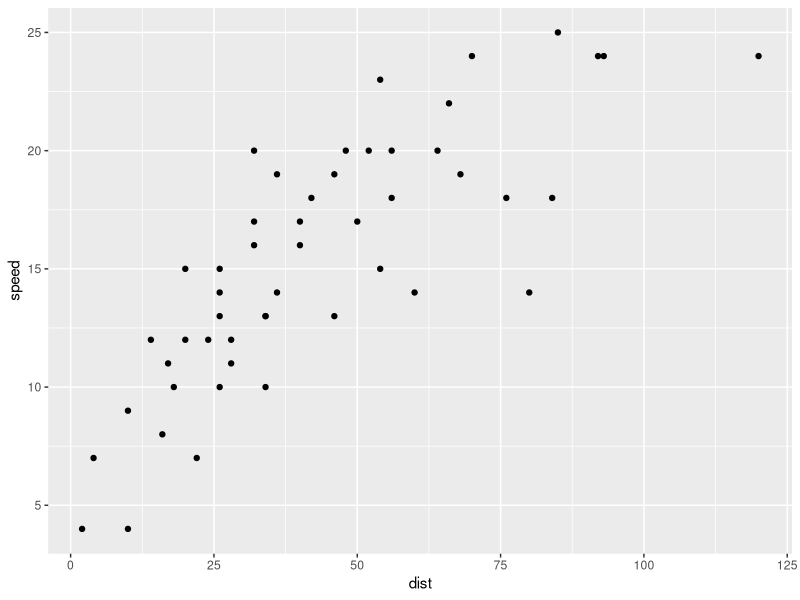

Here is the R script that generated this plot:
#For this assignment, create a scatterplot of speed versus distance using the "cars" data set in R.  Use blue squares as your points.
#Some starter code:

library(ggplot2)
data(cars)
ggplot(aes(x=dist,y=speed), data = cars) + geom_point()
